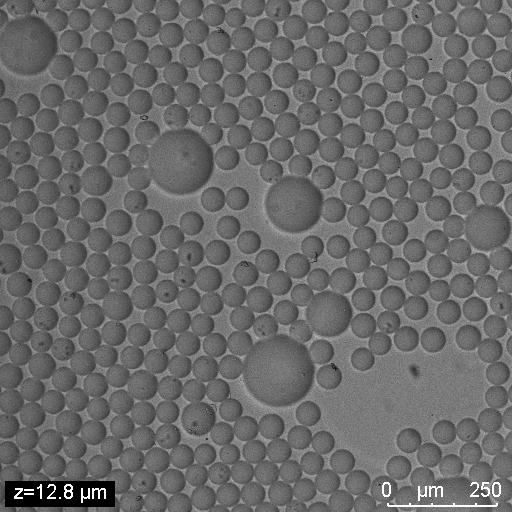
#> input picture data/input/BF image/overfocus.jpg, 512 x 512 px, found by its file name
$ python multiplier_comparison.py
#> lines starting #> are read from the running program, lines starting #| are printed output that depends on the picture; after the words box and inside, x2 and y2 are one past the last pixel; in counts of white or black regions, pixels touching at a corner belong together
### src/core/statistical_light_extractor.py
# python3 statistical_light_extractor.py data/input/overfocus.jpg --method basic --std-multiplier 1.0

#!/usr/bin/env python3
"""
Statistical Light Intensity Pixel Extractor - Focused Implementation

This script provides a streamlined statistical approach for light intensity pixel extraction
with extensive parameter customization options.
"""

import cv2
import numpy as np
import matplotlib.pyplot as plt
import argparse
import os
from typing import Tuple, Optional, Dict, Any


class StatisticalLightExtractor:
    """
    Focused statistical light intensity pixel extractor with customizable parameters
    """

    def __init__(self, image_path: str):
        """
        Initialize the extractor with an image

        Args:
            image_path: Path to the input image
        """
        self.image_path = image_path
        self.original_image = cv2.imread(image_path)
        if self.original_image is None:
            raise ValueError(f"Could not load image from {image_path}")

        self.bgr_image = self.original_image.copy()
        self.rgb_image = cv2.cvtColor(self.original_image, cv2.COLOR_BGR2RGB)
        self.gray_image = cv2.cvtColor(self.original_image, cv2.COLOR_BGR2GRAY)
        self.height, self.width = self.gray_image.shape

        # Cache statistics for efficiency
        self._stats = None

    def get_image_statistics(self) -> Dict[str, float]:
        """
        Get comprehensive image statistics

        Returns:
            Dictionary containing image statistics
        """
        if self._stats is None:
            self._stats = {
                'mean': float(np.mean(self.gray_image)),
                'std': float(np.std(self.gray_image)),
                'median': float(np.median(self.gray_image)),
                'min': float(np.min(self.gray_image)),
                'max': float(np.max(self.gray_image)),
                'q25': float(np.percentile(self.gray_image, 25)),
                'q75': float(np.percentile(self.gray_image, 75)),
                'q90': float(np.percentile(self.gray_image, 90)),
                'q95': float(np.percentile(self.gray_image, 95)),
                'q99': float(np.percentile(self.gray_image, 99)),
                'dynamic_range': float(np.max(self.gray_image) - np.min(self.gray_image)),
                'contrast_ratio': float(np.std(self.gray_image) / np.mean(self.gray_image)) if np.mean(self.gray_image) > 0 else 0.0
            }
        return self._stats

    def extract_statistical_basic(self,
                                std_multiplier: float = 1.5,
                                use_median: bool = False,
                                min_threshold: int = 100,
                                max_threshold: int = 255) -> Tuple[np.ndarray, Dict[str, Any]]:
        """
        Basic statistical extraction: threshold = mean + (std_multiplier * std)

        Args:
            std_multiplier: Multiplier for standard deviation (higher = more selective)
            use_median: Use median instead of mean as base
            min_threshold: Minimum threshold value (clamp lower bound)
            max_threshold: Maximum threshold value (clamp upper bound)

        Returns:
            Tuple of (binary mask, extraction info)
        """
        stats = self.get_image_statistics()

        base_value = stats['median'] if use_median else stats['mean']
        threshold = base_value + (std_multiplier * stats['std'])

        # Clamp threshold to valid range
        threshold = max(min_threshold, min(threshold, max_threshold))

        # Apply threshold
        binary_mask = (self.gray_image >= threshold).astype(np.uint8) * 255

        # Calculate extraction info
        light_pixels = np.sum(binary_mask > 0)
        percentage = (light_pixels / (self.width * self.height)) * 100

        info = {
            'method': 'statistical_basic',
            'parameters': {
                'std_multiplier': std_multiplier,
                'use_median': use_median,
                'min_threshold': min_threshold,
                'max_threshold': max_threshold
            },
            'threshold_value': float(threshold),
            'base_value': float(base_value),
            'std_value': float(stats['std']),
            'light_pixels': int(light_pixels),
            'light_percentage': float(percentage)
        }

        return binary_mask, info

    # [283 lines left out: functions extract_statistical_adaptive, extract_statistical_zscore, extract_statistical_iqr, extract_statistical_custom, morphological_cleanup, parameter_sweep, not called in this run]

    def visualize_comparison(self, methods_and_params: list, save_path: Optional[str] = None):
        """
        Visualize comparison of different parameter settings

        Args:
            methods_and_params: List of (method_name, parameters) tuples
            save_path: Optional path to save visualization
        """
        n_methods = len(methods_and_params)
        n_cols = min(4, n_methods + 1)  # +1 for original
        n_rows = (n_methods + 1 + n_cols - 1) // n_cols

        fig, axes = plt.subplots(n_rows, n_cols, figsize=(4 * n_cols, 4 * n_rows))
        if n_rows == 1:
            axes = axes if n_cols > 1 else [axes]
        else:
            axes = axes.flatten()

        # Show original image
        axes[0].imshow(self.rgb_image)
        axes[0].set_title('Original Image')
        axes[0].axis('off')

        # Show results for each method/parameter combination
        for i, (method_name, params) in enumerate(methods_and_params, 1):
            if i < len(axes):
                # Extract using specified method and parameters
                if method_name == "basic":
                    mask, info = self.extract_statistical_basic(**params)
                elif method_name == "adaptive":
                    mask, info = self.extract_statistical_adaptive(**params)
                elif method_name == "zscore":
                    mask, info = self.extract_statistical_zscore(**params)
                elif method_name == "iqr":
                    mask, info = self.extract_statistical_iqr(**params)
                elif method_name == "custom":
                    mask, info = self.extract_statistical_custom(**params)

                axes[i].imshow(mask, cmap='gray')
                title = f"{method_name}\n{info['light_percentage']:.1f}%"
                axes[i].set_title(title, fontsize=10)
                axes[i].axis('off')

        # Hide unused subplots
        for i in range(len(methods_and_params) + 1, len(axes)):
            axes[i].axis('off')

        plt.tight_layout()

        if save_path:
            plt.savefig(save_path, dpi=300, bbox_inches='tight')
            print(f"Comparison saved to: {save_path}")

        plt.show()


# [81 lines left out: function main, not called in this run]


# [2 lines that do not run on import are left out]

### tools/multiplier_comparison.py
#!/usr/bin/env python3
"""
Multiplier Comparison Script for Statistical Light Extractor

This script creates a visual comparison of different std_multiplier values
to help you choose the best parameter for your image.
"""

import sys
import os
from src.core.statistical_light_extractor import StatisticalLightExtractor

def compare_multipliers(image_path: str, multipliers: list, output_path: str = None):
    """
    Create a visual comparison of different std_multiplier values

    Args:
        image_path: Path to the input image
        multipliers: List of std_multiplier values to compare
        output_path: Optional path to save the comparison image
    """

    # Initialize extractor
    extractor = StatisticalLightExtractor(image_path)
#> in __init__, self.original_image is the input picture: shape (512, 512, 3); min 0, max 255, mean 105.8
    print(f"Loaded image: {image_path} ({extractor.width}x{extractor.height})")

    # Show image statistics
    stats = extractor.get_image_statistics()
    print(f"\nImage Statistics:")
    print(f"  Mean: {stats['mean']:.2f}")
    print(f"  Std: {stats['std']:.2f}")
    print(f"  Median: {stats['median']:.2f}")
    print(f"  Dynamic Range: {stats['dynamic_range']:.2f}")

    # Create method and parameter combinations for comparison
    methods_and_params = []

    print(f"\nTesting {len(multipliers)} different multipliers:")

    for multiplier in multipliers:
        # Test the multiplier
        mask, info = extractor.extract_statistical_basic(std_multiplier=multiplier)

        print(f"  Multiplier {multiplier:4.1f}: {info['light_percentage']:5.1f}% light pixels "
              f"(threshold: {info['threshold_value']:6.1f})")

        # Add to comparison list
        methods_and_params.append(("basic", {"std_multiplier": multiplier}))

    # Create visualization with multiplier values in filename
    if output_path is None:
        base_name = os.path.splitext(os.path.basename(image_path))[0]
        # Create a string representation of multipliers for filename
        multiplier_str = "_".join([f"{m:.1f}".replace(".", "p") for m in multipliers])
        output_path = f"/home/jimmy/code/2Dto3D_2/output/{base_name}_multipliers_{multiplier_str}.png"

    print(f"\nGenerating comparison visualization...")
    extractor.visualize_comparison(methods_and_params, output_path)

    print(f"Comparison saved to: {output_path}")

    return methods_and_params

def main():
    """Main function"""

    # Default image path (you can change this)
    image_path = "/home/jimmy/code/2Dto3D_2/data/input/overfocus.jpg"

    # Check if image exists
    if not os.path.exists(image_path):
        print(f"Error: Image not found at {image_path}")
        print("Please update the image_path in the script or provide it as an argument.")
        return 1

    # Define multipliers to test (you can customize these)
    multipliers = [0.5, 1.0, 1.5, 2.0, 2.5, 3.0]

    # Allow command line arguments
    if len(sys.argv) > 1:
        image_path = sys.argv[1]

    if len(sys.argv) > 2:
        # Parse multipliers from command line
        try:
            multipliers = [float(x) for x in sys.argv[2].split(',')]
        except ValueError:
            print("Error: Multipliers should be comma-separated numbers (e.g., '0.5,1.0,1.5,2.0')")
            return 1

    try:
        # Run comparison
        compare_multipliers(image_path, multipliers)
#| Loaded image: /home/jimmy/code/2Dto3D_2/data/input/overfocus.jpg (512x512)
#> in compare_multipliers, `stats = extractor.get_image_statistics()`: stats = 12 items
#|   Mean: 105.80
#|   Std: 22.89
#|   Median: 105.00
#|   Dynamic Range: 255.00
#> the loop in compare_multipliers, `for multiplier in multipliers:` made 6 passes
#> (threshold in extract_statistical_basic, light_pixels in extract_statistical_basic, percentage in extract_statistical_basic) on passes 1 to 6: (117.2, 66098, 25.21), (128.7, 31252, 11.92), (140.1, 11500, 4.39), (151.6, 3806, 1.45), (163, 1402, 0.535), (174.5, 1081, 0.412)
#|   Multiplier  0.5:  25.2% light pixels (threshold:  117.2)
#|   Multiplier  1.0:  11.9% light pixels (threshold:  128.7)
#|   Multiplier  1.5:   4.4% light pixels (threshold:  140.1)
#|   Multiplier  2.0:   1.5% light pixels (threshold:  151.6)
#|   Multiplier  2.5:   0.5% light pixels (threshold:  163.0)
#|   Multiplier  3.0:   0.4% light pixels (threshold:  174.5)
#> pass 1, in extract_statistical_basic, `binary_mask = (self.gray_image >= threshold).astype(np.uint8) * 255`:
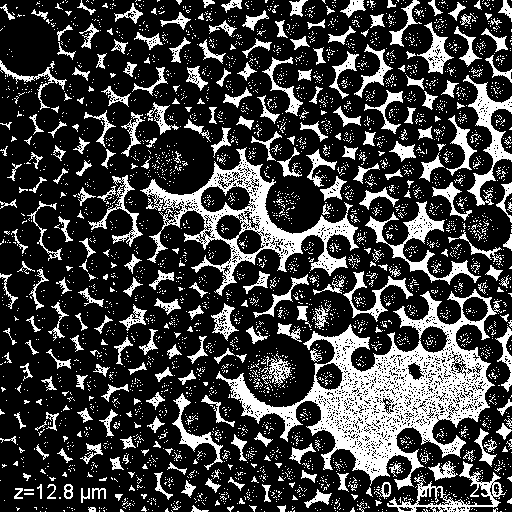
#> binary_mask: shape (512, 512); 25.2% white; 3598 white regions (3302 under 20 px), largest, box (x1, y1, x2, y2) and area: (216, 289, 502, 490) 16233, (140, 147, 359, 296) 6611, (365, 201, 481, 285) 1702
#> pass 2, in extract_statistical_basic (call 2), `binary_mask = (self.gray_image >= threshold).astype(np.uint8) * 255`:
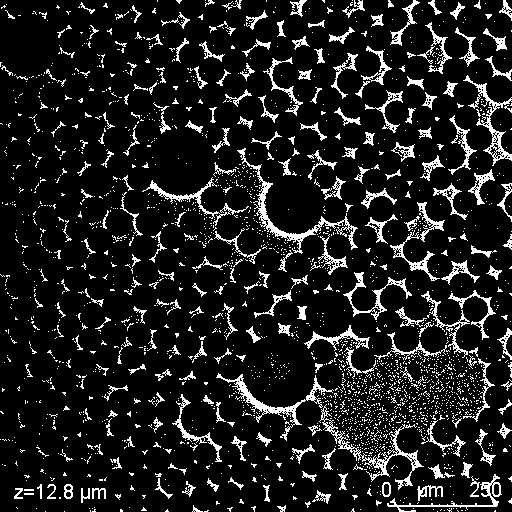
#> binary_mask: shape (512, 512); 11.9% white in thin lines or dots
#> pass 3, in extract_statistical_basic (call 3), `binary_mask = (self.gray_image >= threshold).astype(np.uint8) * 255`:
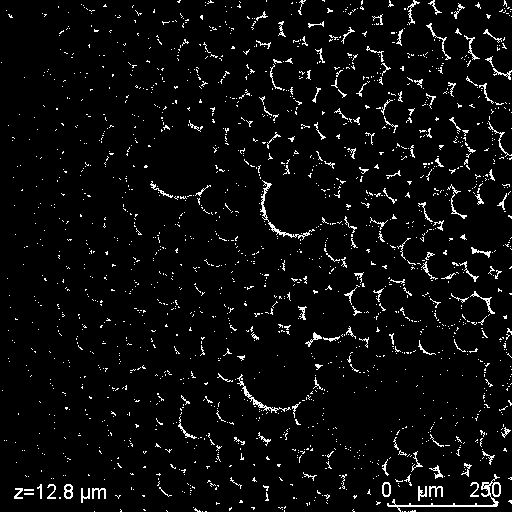
#> binary_mask: shape (512, 512); 4.4% white in thin lines or dots
#> after the loop in compare_multipliers, `for multiplier in multipliers:`: methods_and_params = 6 items
#> in visualize_comparison, `n_methods = len(methods_and_params)`: n_methods = 6
#> in visualize_comparison, `n_cols = min(4, n_methods + 1)`: n_cols = 4
#> in visualize_comparison, `n_rows = (n_methods + 1 + n_cols - 1) // n_cols`: n_rows = 2
#> the loop in visualize_comparison, `for i, (method_name, params) in enumerate(methods_and_params, 1):` made 6 passes
#> (params, threshold in extract_statistical_basic, light_pixels in extract_statistical_basic, percentage in extract_statistical_basic) on passes 1 to 6: ({'std_multiplier': 0.5}, 117.2, 66098, 25.21), ({'std_multiplier': 1}, 128.7, 31252, 11.92), ({'std_multiplier': 1.5}, 140.1, 11500, 4.39), ({'std_multiplier': 2}, 151.6, 3806, 1.45), ({'std_multiplier': 2.5}, 163, 1402, 0.535), ({'std_multiplier': 3}, 174.5, 1081, 0.412)
#> the loop in visualize_comparison, `for i in range(len(methods_and_params) + 1, len(axes)):` made 1 pass
#> i on pass 1: 7
#> in visualize_comparison, `plt.savefig(save_path, dpi=300, bbox_inches='tight')`:
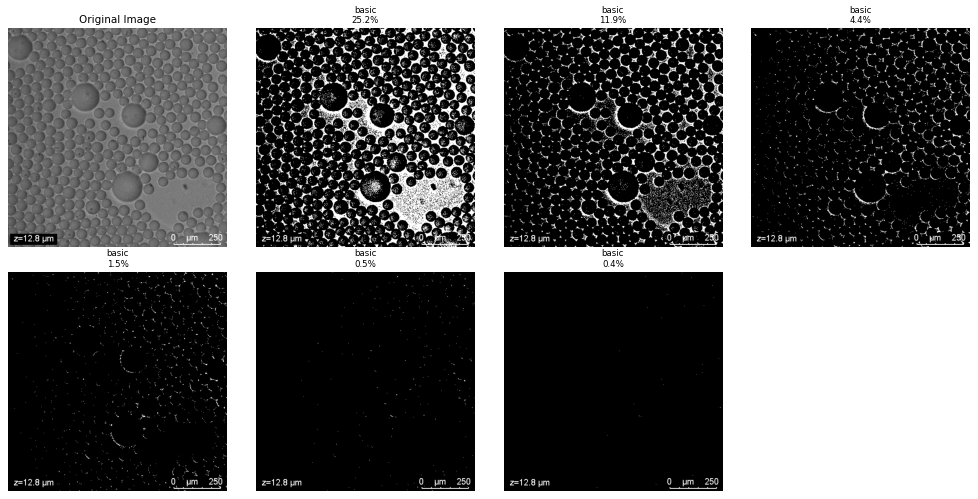
#> figure drawn by matplotlib, 7 panels

        print(f"\n=== RECOMMENDATIONS ===")
        print("- Lower multipliers (0.5-1.0): More light pixels detected, less selective")
        print("- Medium multipliers (1.5-2.0): Balanced selection, good starting point")
        print("- Higher multipliers (2.5-3.0): Fewer light pixels, more selective")
        print("\nChoose based on your specific needs and the results shown above.")

    except Exception as e:
        print(f"Error: {e}")
        return 1

    return 0

if __name__ == "__main__":
    exit(main())
#> (the program exits here)
